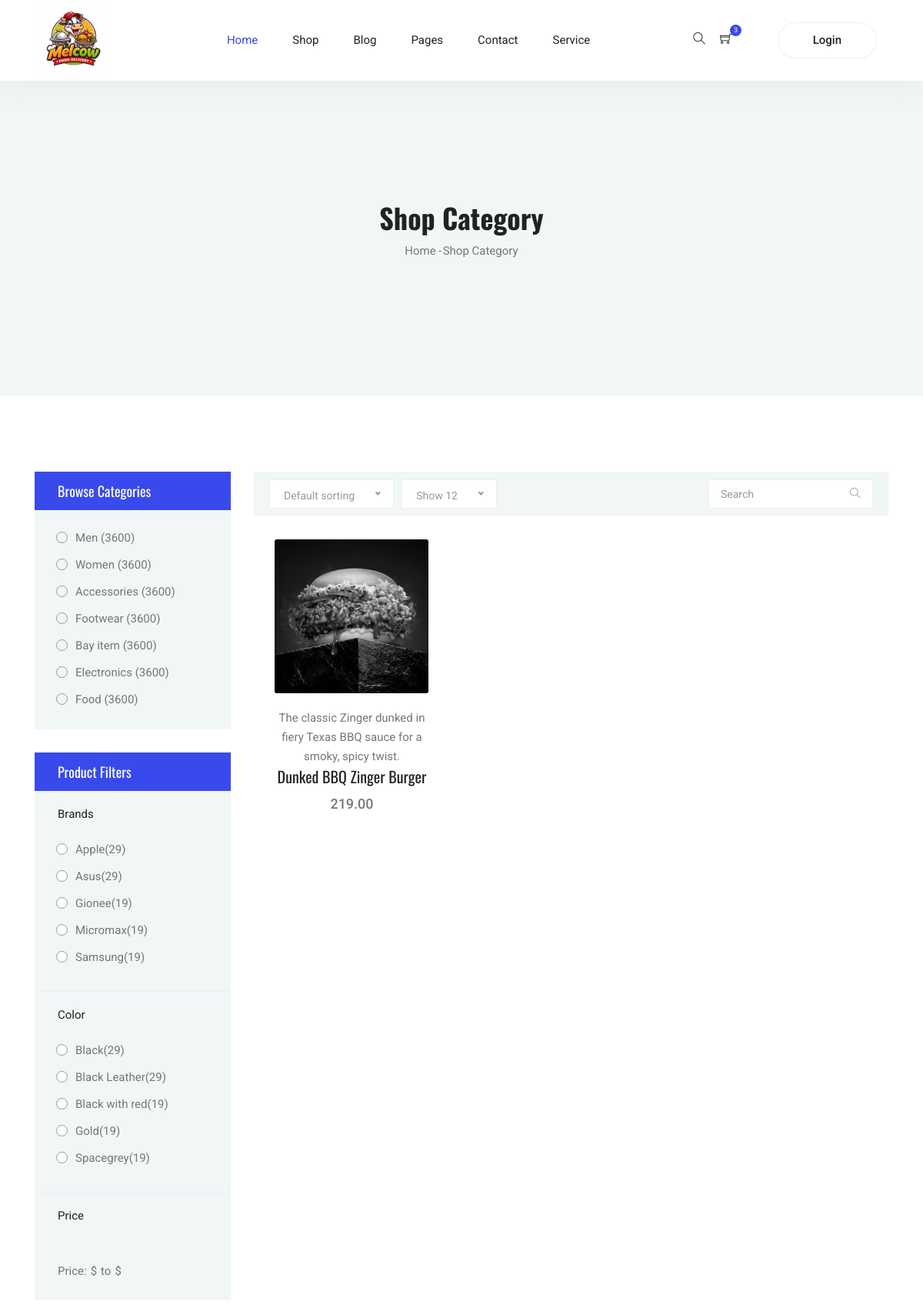
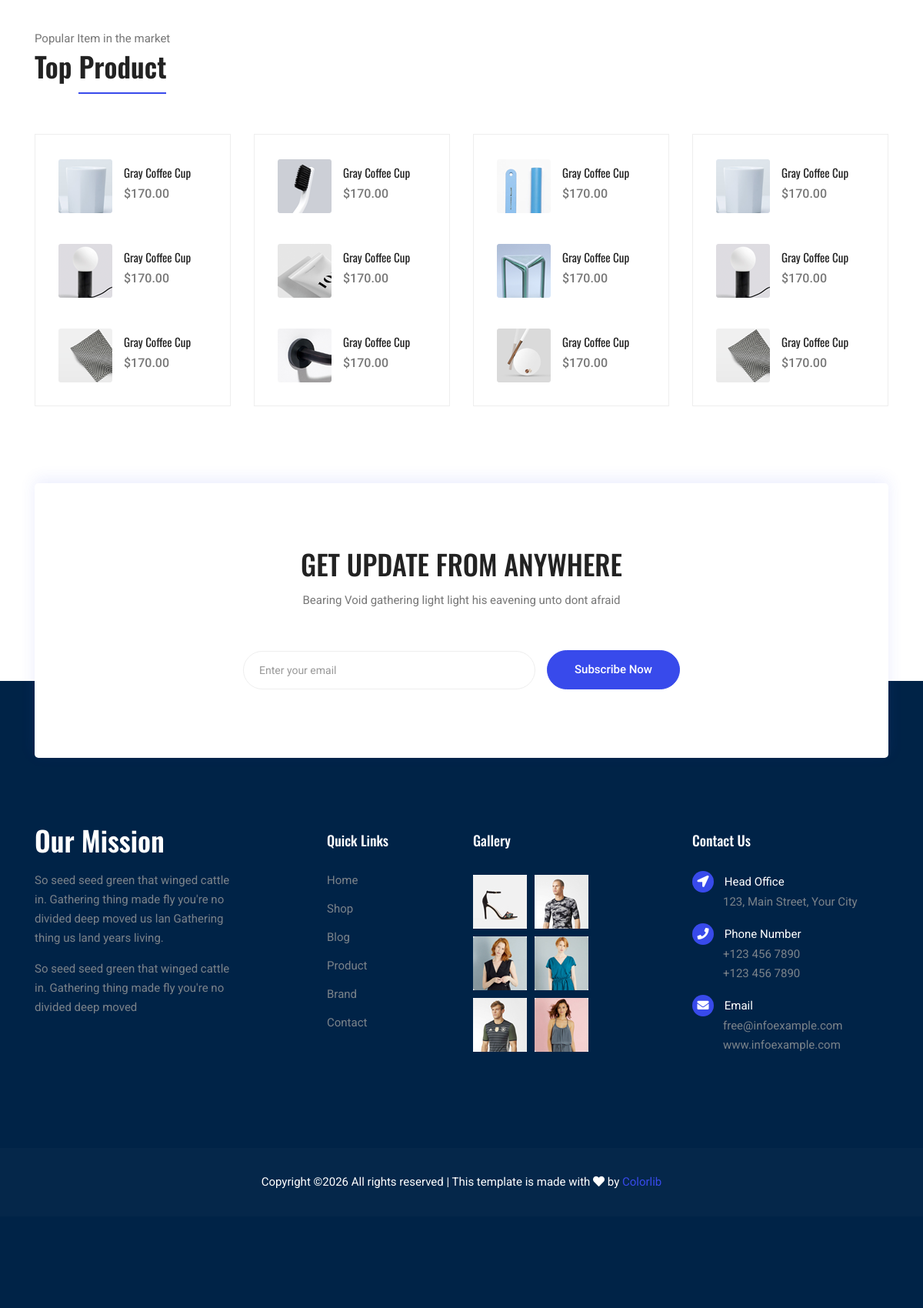
The page /userapp/single_restaurant_page/KFC/ (upper part) on the database its author committed (2 pictures, top to bottom).
### mainapp/models.py (models this page shows, shortened)
class dishesDb(models.Model):
    name=models.CharField(max_length=100)
    description=models.TextField()
    price=models.DecimalField(max_digits=10, decimal_places=2)
    food_type=models.CharField(max_length=100)
    restaurant=models.CharField(max_length=100)
    dish_image=models.ImageField(upload_to='dish_images/')
    veg_nonveg=models.CharField(max_length=10,default='veg')

### userapp/views.py (the view)
# urls.py: path('single_restaurant_page/<rst_name>/',views.single_restaurant_page,name='single_restaurant_page'),
def single_restaurant_page(request,rst_name):
    dishes=dishesDb.objects.filter(restaurant=rst_name)
    return render(request,'single_rest.html',{"dishes":dishes})

### userapp/templates/single_rest.html (shortened to what this page needs)
{% extends "index.html" %}
{% block content %}
<section class="blog-banner-area" id="category">
		<div class="container h-100">
			<div class="blog-banner">
				<div class="text-center">
					<h1>Shop Category</h1>
					<nav aria-label="breadcrumb" class="banner-breadcrumb">
            <ol class="breadcrumb">
              <li class="breadcrumb-item"><a href="#">Home</a></li>
              <li class="breadcrumb-item active" aria-current="page">Shop Category</li>
            </ol>
          </nav>
				</div>
			</div>
    </div>
	</section>
  <section class="section-margin--small mb-5">
    <div class="container">
      <div class="row">
        <div class="col-xl-3 col-lg-4 col-md-5">
          <div class="sidebar-categories">
            <div class="head">Browse Categories</div>
            <ul class="main-categories">
              <li class="common-filter">
                <form action="#">
                  <ul>
                    <li class="filter-list"><input class="pixel-radio" type="radio" id="men" name="brand"><label for="men">Men<span> (3600)</span></label></li>
                    <li class="filter-list"><input class="pixel-radio" type="radio" id="women" name="brand"><label for="women">Women<span> (3600)</span></label></li>
                    <li class="filter-list"><input class="pixel-radio" type="radio" id="accessories" name="brand"><label for="accessories">Accessories<span> (3600)</span></label></li>
                    <li class="filter-list"><input class="pixel-radio" type="radio" id="footwear" name="brand"><label for="footwear">Footwear<span> (3600)</span></label></li>
                    <li class="filter-list"><input class="pixel-radio" type="radio" id="bayItem" name="brand"><label for="bayItem">Bay item<span> (3600)</span></label></li>
                    <li class="filter-list"><input class="pixel-radio" type="radio" id="electronics" name="brand"><label for="electronics">Electronics<span> (3600)</span></label></li>
                    <li class="filter-list"><input class="pixel-radio" type="radio" id="food" name="brand"><label for="food">Food<span> (3600)</span></label></li>
                  </ul>
                </form>
              </li>
            </ul>
          </div>
          <div class="sidebar-filter">
            <div class="top-filter-head">Product Filters</div>
            <div class="common-filter">
              <div class="head">Brands</div>
              <form action="#">
                <ul>
                  <li class="filter-list"><input class="pixel-radio" type="radio" id="apple" name="brand"><label for="apple">Apple<span>(29)</span></label></li>
                  <li class="filter-list"><input class="pixel-radio" type="radio" id="asus" name="brand"><label for="asus">Asus<span>(29)</span></label></li>
                  <li class="filter-list"><input class="pixel-radio" type="radio" id="gionee" name="brand"><label for="gionee">Gionee<span>(19)</span></label></li>
                  <li class="filter-list"><input class="pixel-radio" type="radio" id="micromax" name="brand"><label for="micromax">Micromax<span>(19)</span></label></li>
                  <li class="filter-list"><input class="pixel-radio" type="radio" id="samsung" name="brand"><label for="samsung">Samsung<span>(19)</span></label></li>
                </ul>
              </form>
            </div>
            <div class="common-filter">
              <div class="head">Color</div>
              <form action="#">
                <ul>
                  <li class="filter-list"><input class="pixel-radio" type="radio" id="black" name="color"><label for="black">Black<span>(29)</span></label></li>
                  <li class="filter-list"><input class="pixel-radio" type="radio" id="balckleather" name="color"><label for="balckleather">Black
                      Leather<span>(29)</span></label></li>
                  <li class="filter-list"><input class="pixel-radio" type="radio" id="blackred" name="color"><label for="blackred">Black
                      with red<span>(19)</span></label></li>
                  <li class="filter-list"><input class="pixel-radio" type="radio" id="gold" name="color"><label for="gold">Gold<span>(19)</span></label></li>
                  <li class="filter-list"><input class="pixel-radio" type="radio" id="spacegrey" name="color"><label for="spacegrey">Spacegrey<span>(19)</span></label></li>
                </ul>
              </form>
            </div>
            <div class="common-filter">
              <div class="head">Price</div>
              <div class="price-range-area">
                <div class="value-wrapper d-flex">
                  <div class="price">Price:</div>
                  <span>$</span>
                  <div class="to">to</div>
                  <span>$</span>
                </div>
              </div>
            </div>
          </div>
        </div>
        <div class="col-xl-9 col-lg-8 col-md-7">
          <div class="filter-bar d-flex flex-wrap align-items-center">
            <div class="sorting">
            </div>
            <div class="sorting mr-auto">
            </div>
            <div>
              <div class="input-group filter-bar-search">
                <input type="text" placeholder="Search">
                <div class="input-group-append">
                  <button type="button"><i class="ti-search"></i></button>
                </div>
              </div>
            </div>
          </div>
          <section class="lattest-product-area pb-40 category-list">
            <div class="row">
                {% for dish in dishes %}
              <div class="col-md-6 col-lg-4">
                <div class="card text-center card-product">
                  <div class="card-product__img">
                    <img class="card-img" src="{{ dish.dish_image.url }}" alt=""
                     style="height: 200px; width: 200px;">
                  </div>
                  <div class="card-body">
                    <p>{{dish.description}}</p>
                    <h4 class="card-product__title"><a href="{% url 'single_dish_page' dish_id=dish.id %}">{{dish.name}}</a></h4>
                    <p class="card-product__price">{{dish.price}}</p>
                  </div>
                </div>
              </div>
              {% endfor%}
            </div>
          </section>
        </div>
      </div>
    </div>
  </section>
	<section class="related-product-area">
		<div class="container">
			<div class="section-intro pb-60px">
        <p>Popular Item in the market</p>
        <h2>Top <span class="section-intro__style">Product</span></h2>
      </div>
			<div class="row mt-30">
        <div class="col-sm-6 col-xl-3 mb-4 mb-xl-0">
          <div class="single-search-product-wrapper">
            <div class="single-search-product d-flex">
              <a href="#"><img src="img/product/product-sm-1.png" alt=""></a>
              <div class="desc">
                  <a href="#" class="title">Gray Coffee Cup</a>
                  <div class="price">$170.00</div>
              </div>
            </div>
            <div class="single-search-product d-flex">
              <a href="#"><img src="img/product/product-sm-2.png" alt=""></a>
              <div class="desc">
                <a href="#" class="title">Gray Coffee Cup</a>
                <div class="price">$170.00</div>
              </div>
            </div>
            <div class="single-search-product d-flex">
              <a href="#"><img src="img/product/product-sm-3.png" alt=""></a>
              <div class="desc">
                <a href="#" class="title">Gray Coffee Cup</a>
                <div class="price">$170.00</div>
              </div>
            </div>
          </div>
        </div>
        <div class="col-sm-6 col-xl-3 mb-4 mb-xl-0">
          <div class="single-search-product-wrapper">
            <div class="single-search-product d-flex">
              <a href="#"><img src="img/product/product-sm-4.png" alt=""></a>
              <div class="desc">
                  <a href="#" class="title">Gray Coffee Cup</a>
                  <div class="price">$170.00</div>
              </div>
            </div>
            <div class="single-search-product d-flex">
              <a href="#"><img src="img/product/product-sm-5.png" alt=""></a>
              <div class="desc">
                <a href="#" class="title">Gray Coffee Cup</a>
                <div class="price">$170.00</div>
              </div>
            </div>
            <div class="single-search-product d-flex">
              <a href="#"><img src="img/product/product-sm-6.png" alt=""></a>
              <div class="desc">
                <a href="#" class="title">Gray Coffee Cup</a>
                <div class="price">$170.00</div>
              </div>
            </div>
          </div>
        </div>
        <div class="col-sm-6 col-xl-3 mb-4 mb-xl-0">
          <div class="single-search-product-wrapper">
            <div class="single-search-product d-flex">
              <a href="#"><img src="img/product/product-sm-7.png" alt=""></a>
              <div class="desc">
                  <a href="#" class="title">Gray Coffee Cup</a>
                  <div class="price">$170.00</div>
              </div>
            </div>
            <div class="single-search-product d-flex">
              <a href="#"><img src="img/product/product-sm-8.png" alt=""></a>
              <div class="desc">
                <a href="#" class="title">Gray Coffee Cup</a>
                <div class="price">$170.00</div>
              </div>
            </div>
            <div class="single-search-product d-flex">
              <a href="#"><img src="img/product/product-sm-9.png" alt=""></a>
              <div class="desc">
                <a href="#" class="title">Gray Coffee Cup</a>
                <div class="price">$170.00</div>
              </div>
            </div>
          </div>
        </div>
        <div class="col-sm-6 col-xl-3 mb-4 mb-xl-0">
          <div class="single-search-product-wrapper">
            <div class="single-search-product d-flex">
              <a href="#"><img src="img/product/product-sm-1.png" alt=""></a>
              <div class="desc">
                  <a href="#" class="title">Gray Coffee Cup</a>
                  <div class="price">$170.00</div>
              </div>
            </div>
            <div class="single-search-product d-flex">
              <a href="#"><img src="img/product/product-sm-2.png" alt=""></a>
              <div class="desc">
                <a href="#" class="title">Gray Coffee Cup</a>
                <div class="price">$170.00</div>
              </div>
            </div>
            <div class="single-search-product d-flex">
              <a href="#"><img src="img/product/product-sm-3.png" alt=""></a>
              <div class="desc">
                <a href="#" class="title">Gray Coffee Cup</a>
                <div class="price">$170.00</div>
              </div>
            </div>
          </div>
        </div>
      </div>
		</div>
	</section>
  <section class="subscribe-position">
    <div class="container">
      <div class="subscribe text-center">
        <h3 class="subscribe__title">Get Update From Anywhere</h3>
        <p>Bearing Void gathering light light his eavening unto dont afraid</p>
        <div id="mc_embed_signup">
          <form target="_blank" action="https://spondonit.us12.list-manage.com/subscribe/post?u=1462626880ade1ac87bd9c93a&amp;id=92a4423d01" method="get" class="subscribe-form form-inline mt-5 pt-1">
            <div class="form-group ml-sm-auto">
              <input class="form-control mb-1" type="email" name="EMAIL" placeholder="Enter your email" onfocus="this.placeholder = ''" onblur="this.placeholder = 'Your Email Address '" >
            </div>
            <button class="button button-subscribe mr-auto mb-1" type="submit">Subscribe Now</button>
          </form>
        </div>
      </div>
    </div>
  </section>
	<footer>
		<div class="footer-area">
			<div class="container">
				<div class="row section_gap">
					<div class="col-lg-3 col-md-6 col-sm-6">
						<div class="single-footer-widget tp_widgets">
							<h4 class="footer_title large_title">Our Mission</h4>
							<p>
								So seed seed green that winged cattle in. Gathering thing made fly you're no
								divided deep moved us lan Gathering thing us land years living.
							</p>
							<p>
								So seed seed green that winged cattle in. Gathering thing made fly you're no divided deep moved
							</p>
						</div>
					</div>
					<div class="offset-lg-1 col-lg-2 col-md-6 col-sm-6">
						<div class="single-footer-widget tp_widgets">
							<h4 class="footer_title">Quick Links</h4>
							<ul class="list">
								<li><a href="#">Home</a></li>
								<li><a href="#">Shop</a></li>
								<li><a href="#">Blog</a></li>
								<li><a href="#">Product</a></li>
								<li><a href="#">Brand</a></li>
								<li><a href="#">Contact</a></li>
							</ul>
						</div>
					</div>
					<div class="col-lg-2 col-md-6 col-sm-6">
						<div class="single-footer-widget instafeed">
							<h4 class="footer_title">Gallery</h4>
							<ul class="list instafeed d-flex flex-wrap">
								<li><img src="img/gallery/r1.jpg" alt=""></li>
								<li><img src="img/gallery/r2.jpg" alt=""></li>
								<li><img src="img/gallery/r3.jpg" alt=""></li>
								<li><img src="img/gallery/r5.jpg" alt=""></li>
								<li><img src="img/gallery/r7.jpg" alt=""></li>
								<li><img src="img/gallery/r8.jpg" alt=""></li>
							</ul>
						</div>
					</div>
					<div class="offset-lg-1 col-lg-3 col-md-6 col-sm-6">
						<div class="single-footer-widget tp_widgets">
							<h4 class="footer_title">Contact Us</h4>
							<div class="ml-40">
								<p class="sm-head">
									<span class="fa fa-location-arrow"></span>
									Head Office
								</p>
								<p>123, Main Street, Your City</p>
								<p class="sm-head">
									<span class="fa fa-phone"></span>
									Phone Number
								</p>
								<p>
									+123 456 7890 <br>
									+123 456 7890
								</p>
								<p class="sm-head">
									<span class="fa fa-envelope"></span>
									Email
								</p>
								<p>
									free@infoexample.com <br>
									www.infoexample.com
								</p>
							</div>
						</div>
					</div>
				</div>
			</div>
		</div>
		<div class="footer-bottom">
			<div class="container">
				<div class="row d-flex">
					<p class="col-lg-12 footer-text text-center">
Copyright &copy;<script>document.write(new Date().getFullYear());</script> All rights reserved | This template is made with <i class="fa fa-heart" aria-hidden="true"></i> by <a href="https://colorlib.com" target="_blank">Colorlib</a>
</p>
				</div>
			</div>
		</div>
	</footer>
{% endblock %}

### rows shown on the page
dishesDb: dish_image (picture), description "The classic Zinger dunked in fiery Texas BBQ sauce for a smoky, spicy twist.", name "Dunked BBQ Zinger Burger", price "219.00"
